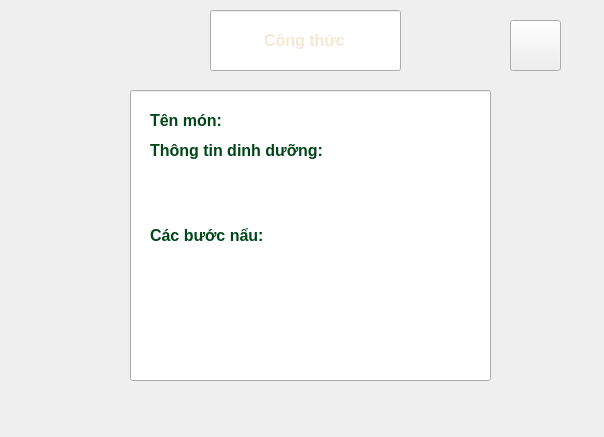
<?xml version="1.0" encoding="UTF-8"?>
<ui version="4.0">
 <class>MainWindow</class>
 <widget class="QMainWindow" name="MainWindow">
  <property name="geometry">
   <rect>
    <x>0</x>
    <y>0</y>
    <width>604</width>
    <height>437</height>
   </rect>
  </property>
  <property name="windowTitle">
   <string>MainWindow</string>
  </property>
  <property name="styleSheet">
   <string notr="true"/>
  </property>
  <widget class="QWidget" name="centralwidget">
   <property name="styleSheet">
    <string notr="true">#centralwidget{ border-image: url(:/Background.png); }</string>
   </property>
   <widget class="QLineEdit" name="tieudetrang7">
    <property name="geometry">
     <rect>
      <x>210</x>
      <y>10</y>
      <width>191</width>
      <height>61</height>
     </rect>
    </property>
    <property name="font">
     <font>
      <pointsize>12</pointsize>
      <weight>75</weight>
      <bold>true</bold>
     </font>
    </property>
    <property name="styleSheet">
     <string notr="true">border-image: url(:/tieudetrang7.png);
color: rgb(244, 232, 212);</string>
    </property>
    <property name="text">
     <string>Công thức</string>
    </property>
    <property name="alignment">
     <set>Qt::AlignCenter</set>
    </property>
   </widget>
   <widget class="QLineEdit" name="linetrang7">
    <property name="geometry">
     <rect>
      <x>130</x>
      <y>90</y>
      <width>361</width>
      <height>291</height>
     </rect>
    </property>
    <property name="styleSheet">
     <string notr="true">border-image: url(:/linetrang7.png);</string>
    </property>
   </widget>
   <widget class="QLabel" name="label">
    <property name="geometry">
     <rect>
      <x>150</x>
      <y>110</y>
      <width>81</width>
      <height>21</height>
     </rect>
    </property>
    <property name="font">
     <font>
      <pointsize>12</pointsize>
      <weight>75</weight>
      <bold>true</bold>
     </font>
    </property>
    <property name="styleSheet">
     <string notr="true">background: transparent;
color: rgb(0, 70, 25);
</string>
    </property>
    <property name="text">
     <string>Tên món: </string>
    </property>
   </widget>
   <widget class="QLabel" name="label_2">
    <property name="geometry">
     <rect>
      <x>150</x>
      <y>130</y>
      <width>191</width>
      <height>41</height>
     </rect>
    </property>
    <property name="font">
     <font>
      <pointsize>12</pointsize>
      <weight>75</weight>
      <bold>true</bold>
     </font>
    </property>
    <property name="styleSheet">
     <string notr="true">color: rgb(0, 70, 25);</string>
    </property>
    <property name="text">
     <string>Thông tin dinh dưỡng:</string>
    </property>
   </widget>
   <widget class="QLabel" name="label_3">
    <property name="geometry">
     <rect>
      <x>150</x>
      <y>220</y>
      <width>121</width>
      <height>31</height>
     </rect>
    </property>
    <property name="font">
     <font>
      <pointsize>12</pointsize>
      <weight>75</weight>
      <bold>true</bold>
     </font>
    </property>
    <property name="styleSheet">
     <string notr="true">color: rgb(0, 70, 25);</string>
    </property>
    <property name="text">
     <string>Các bước nấu:</string>
    </property>
   </widget>
   <widget class="QPushButton" name="pushButton">
    <property name="geometry">
     <rect>
      <x>510</x>
      <y>20</y>
      <width>51</width>
      <height>51</height>
     </rect>
    </property>
    <property name="styleSheet">
     <string notr="true">border-image: url(:/button1trang7.png);
color: rgb(255, 255, 255);</string>
    </property>
    <property name="text">
     <string/>
    </property>
   </widget>
   <widget class="QLineEdit" name="lineEdit">
    <property name="geometry">
     <rect>
      <x>210</x>
      <y>120</y>
      <width>261</width>
      <height>20</height>
     </rect>
    </property>
    <property name="styleSheet">
     <string notr="true">QLineEdit {
    background-color: transparent; /* Làm nền trong suốt */
    border: none;                 /* Xóa viền mặc định của Windows */
    color: white;                 /* Chỉnh màu chữ cho dễ nhìn trên nền tối */
}</string>
    </property>
   </widget>
   <widget class="QTextEdit" name="textEdit">
    <property name="geometry">
     <rect>
      <x>150</x>
      <y>160</y>
      <width>321</width>
      <height>61</height>
     </rect>
    </property>
    <property name="styleSheet">
     <string notr="true">QTextEdit {
    background-color: transparent; /* Làm nền trong suốt */
    border: none;                 /* Xóa viền mặc định của Windows */
    color: white;                 /* Chỉnh màu chữ cho dễ nhìn trên nền tối */
}</string>
    </property>
   </widget>
   <widget class="QTextEdit" name="textEdit_2">
    <property name="geometry">
     <rect>
      <x>150</x>
      <y>250</y>
      <width>321</width>
      <height>101</height>
     </rect>
    </property>
    <property name="styleSheet">
     <string notr="true">QTextEdit {
    background-color: transparent; /* Làm nền trong suốt */
    border: none;                 /* Xóa viền mặc định của Windows */
    color: white;                 /* Chỉnh màu chữ cho dễ nhìn trên nền tối */
}</string>
    </property>
   </widget>
  </widget>
 </widget>
 <resources>
  <include location="trang7.qrc"/>
 </resources>
 <connections/>
</ui>
